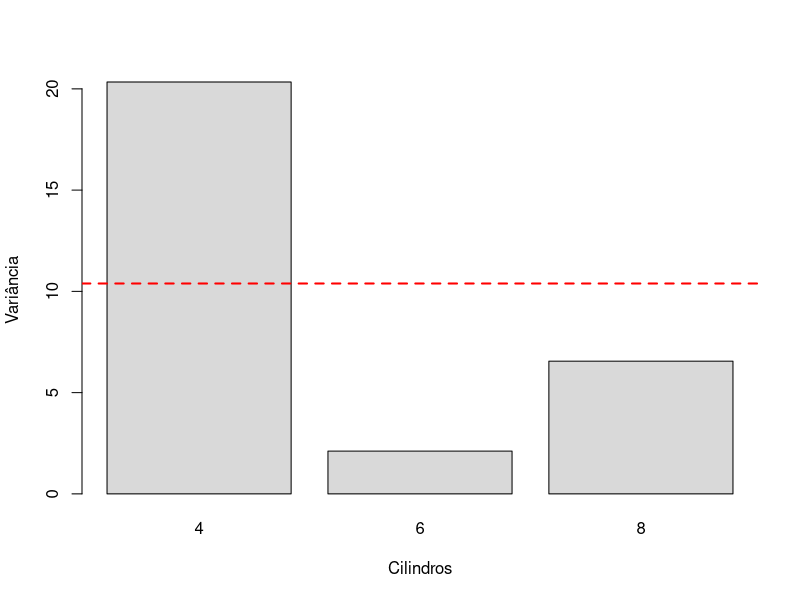

Recreate this plot in R.
# Bartlett: exemplo completo ----
# Pacote: apenas o stats (já vem com o R).

# 1. Dados
dados <- mtcars
dados$cil <- factor(dados$cyl)
tapply(dados$mpg, dados$cil, var)

# 2. Normalidade dentro de cada grupo (condição do teste)
tapply(dados$mpg, dados$cil, function(v) shapiro.test(v)$p.value)

# 3. Teste de Bartlett
bartlett.test(mpg ~ cil, data = dados)

# 4. Cálculo manual da estatística
ni <- table(dados$cil); vi <- tapply(dados$mpg, dados$cil, var)
N <- sum(ni); k <- length(ni)
sp2 <- sum((ni - 1) * vi) / (N - k)                       # variância combinada
num <- (N - k) * log(sp2) - sum((ni - 1) * log(vi))
den <- 1 + (1 / (3 * (k - 1))) * (sum(1 / (ni - 1)) - 1 / (N - k))
K2 <- num / den
c(sp2 = sp2, K2 = K2, valor_p = pchisq(K2, df = k - 1, lower.tail = FALSE))

# 5. Gráfico das variâncias
barplot(vi, col = "gray85", ylab = "Variância", xlab = "Cilindros")
abline(h = sp2, col = "red", lwd = 2, lty = 2)
